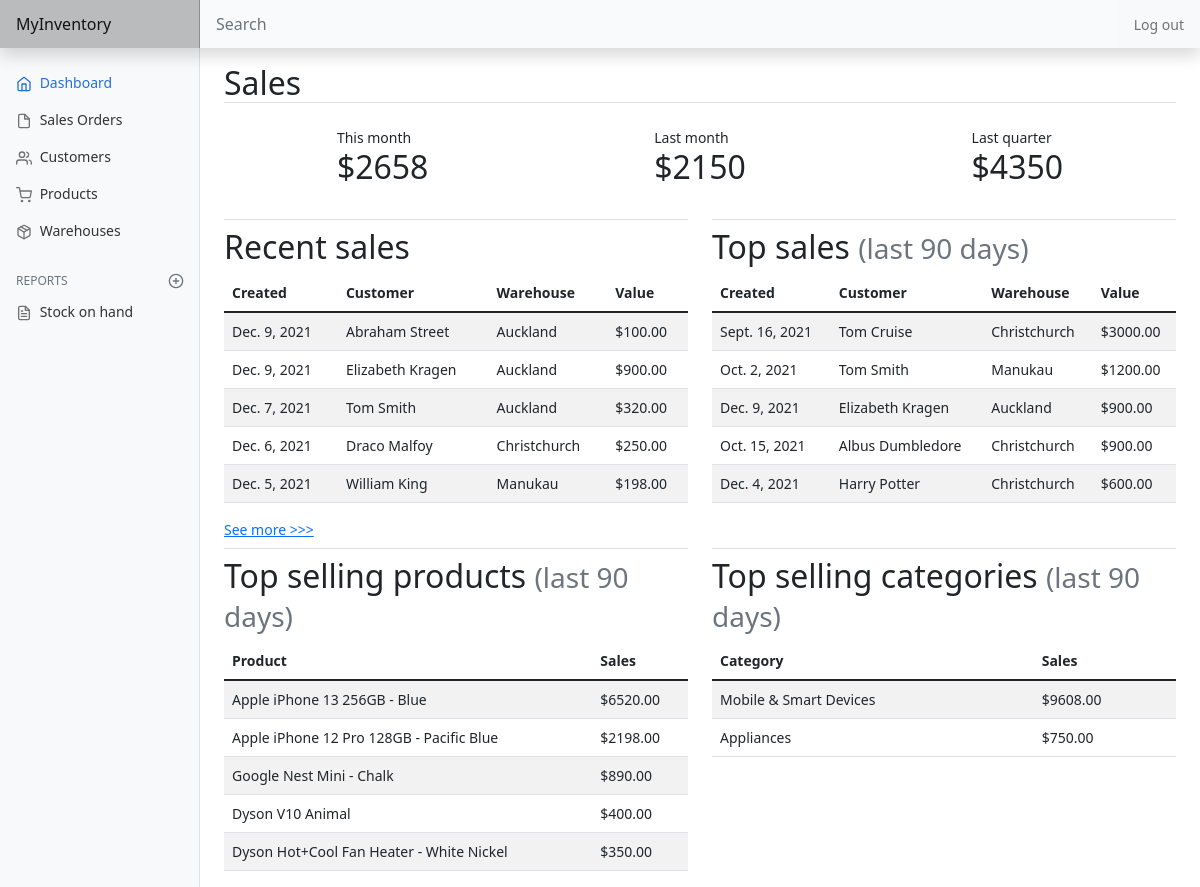
Screenshot of / (signed in) with the database file from the repository.
### inventory/models.py (models this page shows, shortened)
class SalesOrder(models.Model):
    DRAFT = 'DRAFT'
    CREATED = 'CREATED'
    INVOICED = 'INVOICED'
    DISPATCHED = 'DISPATCHED'
    PAID = 'PAID'
    CLOSED = 'CLOSED'
    STATUS_CHOICES = [
        (DRAFT, 'Draft'),
        (CREATED, 'Created'),
        (INVOICED, 'Invoiced'),
        (DISPATCHED, 'Dispatched'),
        (PAID, 'Paid'),
        (CLOSED, 'Closed')
    ]
    user = models.ForeignKey(
        User, on_delete=models.CASCADE, related_name="sales_orders")
    customer = models.ForeignKey(
        Customer, on_delete=models.CASCADE, related_name="orders")
    created_date = models.DateField(default=date.today)
    invoice_date = models.DateField(default=date.today)
    invoice_number = models.IntegerField()
    channel = models.ForeignKey(
        SalesChannel, blank=True, null=True, on_delete=models.PROTECT)
    warehouse = models.ForeignKey(Warehouse, on_delete=models.PROTECT)
    reference = models.CharField(max_length=32, blank=True)
    status = models.CharField(
        max_length=32, choices=STATUS_CHOICES, default=CREATED)
    tracking = models.CharField(max_length=256, blank=True)
    timestamp = models.DateTimeField(auto_now_add=True)

class Customer(models.Model):
    user = models.ForeignKey(User, on_delete=CASCADE, related_name="customers")
    first_name = models.CharField(max_length=50)
    last_name = models.CharField(max_length=50)
    company = models.CharField(blank=True, max_length=100)
    email = models.EmailField()
    phone = models.CharField(blank=True, max_length=20)
    note = models.CharField(blank=True, max_length=256)
    billing_street = models.CharField(blank=True, max_length=128)
    billing_suburb = models.CharField(blank=True, max_length=64)
    billing_city = models.CharField(blank=True, max_length=64)
    billing_postcode = models.CharField(blank=True, max_length=8)
    billing_country = models.CharField(blank=True, max_length=64)
    shipping_street = models.CharField(blank=True, max_length=128)
    shipping_suburb = models.CharField(blank=True, max_length=64)
    shipping_city = models.CharField(blank=True, max_length=64)
    shipping_postcode = models.CharField(blank=True, max_length=6)
    shipping_country = models.CharField(blank=True, max_length=64)
    timestamp = models.DateTimeField(auto_now_add=True)

class Warehouse(models.Model):
    user = models.ForeignKey(
        User, on_delete=models.CASCADE, related_name="warehouses")
    warehouse = models.CharField(max_length=64)
    def __str__(self):
        return f"{ self.warehouse }"

class Product(models.Model):
    user = models.ForeignKey(
        User, on_delete=models.CASCADE, related_name="products")
    name = models.CharField(max_length=100)
    sku = models.CharField(blank=True, max_length=20)
    barcode = models.CharField(blank=True, max_length=32)
    category = models.ForeignKey(
        ProductCategory, on_delete=models.PROTECT, related_name="products")
    batch = models.CharField(max_length=20)
    expiry_date = models.DateField(null=True, blank=True)
    unit_cost = models.DecimalField(
        max_digits=19, decimal_places=10, default=0)
    retail_price = models.DecimalField(
        max_digits=19, decimal_places=10, default=1)
    def __str__(self):
        return f"{ self.name }"

class ProductCategory(models.Model):
    user = models.ForeignKey(
        User, on_delete=models.CASCADE, related_name="categories")
    category = models.CharField(max_length=64)

### inventory/views.py (the view)
# urls.py: path('', views.index, name="index"),
@login_required
def index(request):
    today = datetime.now()
    current_month = today.month
    if current_month == 1:
        last_month = current_month - 12
    else:
        last_month = current_month - 1
    if current_month < 4:
        first_date_last_quarter = date(today.year - 1, 10, 1)
        last_date_last_quarter = date(today.year - 1, 12, 31)
    elif current_month < 7:
        first_date_last_quarter = date(today.year, 1, 1)
        last_date_last_quarter = date(today.year, 3, 31)
    elif current_month < 10:
        first_date_last_quarter = date(today.year, 4, 1)
        last_date_last_quarter = - date(today.year, 6, 30)
    else:
        first_date_last_quarter = date(today.year, 7, 1)
        last_date_last_quarter = date(today.year, 9, 30)
    last_quarter_orders = SalesOrder.objects.filter(
        user=request.user, invoice_date__gte=first_date_last_quarter, invoice_date__lte=last_date_last_quarter)
    sales_last_quarter = 0
    for order in last_quarter_orders:
        items = SalesItem.objects.filter(order=order)
        for item in items:
            sales_last_quarter += item.sub_total()
    last_90_days_orders = SalesOrder.objects.filter(
        user=request.user, invoice_date__gte=today-timedelta(days=90)).order_by('-created_date')
    last_90_days_orders = add_order_values(last_90_days_orders)
    top_orders = sorted(last_90_days_orders,
                        key=lambda o: o.value, reverse=True)[:5]
    recent_orders = SalesOrder.objects.filter(
        user=request.user).order_by('-created_date')[:5]
    recent_orders = add_order_values(recent_orders)
    values_by_product = {}
    values_by_category = {}
    for order in last_90_days_orders:
        items = SalesItem.objects.filter(order=order)
        for item in items:
            product = item.product
            category = item.product.category.category
            if not product in values_by_product:
                values_by_product[product] = 0
            values_by_product[product] += item.sub_total()
            if not category in values_by_category:
                values_by_category[category] = 0
            values_by_category[category] += item.sub_total()
    sales_by_product = sorted(
        values_by_product.items(), key=lambda i: i[1], reverse=True)[:5]
    sales_by_category = sorted(
        values_by_category.items(), key=lambda i: i[1], reverse=True)[:5]
    return render(request, "inventory/index.html", {
        'heading': 'Dashboard',
        'sales_current_month': sales(request, current_month),
        'sales_last_month': sales(request, last_month),
        'sales_last_quarter': sales_last_quarter,
        'top_orders': top_orders,
        'recent_orders': recent_orders,
        'sales_by_category': sales_by_category,
        'sales_by_product': sales_by_product,
    })

### inventory/models.py (called while the page is built)
    def sub_total(self):
        return self.quantity * (1 - self.discount) * self.price

### inventory/views.py (called while the page is built)
def sales(request, month):
    orders = SalesOrder.objects.filter(
        user=request.user, invoice_date__month=month)
    sum = 0
    for order in orders:
        items = SalesItem.objects.filter(order=order)
        for item in items:
            sum += item.sub_total()
    return sum

def add_order_values(orders):
    for order in orders:
        order.value = 0
        for item in SalesItem.objects.filter(order=order):
            order.value += item.sub_total()
    return orders

### inventory/templates/inventory/index.html (shortened to what this page needs)
{% extends 'inventory/layout.html' %}
{% block body %}
    <h2 class="border-bottom">Sales</h2>
    <div class="d-flex justify-content-around align-items-center mt-4 mb-4">
        <div class="d-flex flex-column">
            <span>This month</span>
            <h2>${{ sales_current_month|floatformat:0 }}</h2>
        </div>
        <div class="d-flex flex-column">
            <span>Last month</span>
            <h2>${{ sales_last_month|floatformat:0 }}</h2>
        </div>
        <div class="d-flex flex-column">
            <span>Last quarter</span>
            <h2>${{ sales_last_quarter|floatformat:0 }}</h2>
        </div>
    </div>
    <div class="row justify-content-center">
        <div class="col-lg-6">
            <h2 class="border-top pt-2">Recent sales</h2>
            <div class="table-responsive-md">
                <table class="table table-striped table-hover">
                    <thead>
                        <tr class="table-striped">
                            <th scope="col">Created</th>
                            <th scope="col">Customer</th>
                            <th scope="col">Warehouse</th>
                            <th scope="col">Value</th>
                        </tr>
                    </thead>
                    <tbody>
                        {% for order in recent_orders %}
                            <tr class="table-striped">
                                <td>{{ order.created_date }}</td>
                                <td>{{ order.customer.first_name }} {{ order.customer.last_name }}</td>
                                <td>{{ order.warehouse }}</td>
                                <td>${{ order.value|floatformat:2 }}</td>
                            </tr>
                        {% endfor %}
                    </tbody>
                </table>
            </div>
            <div class="mb-2">
                <a href="{% url 'order' %}">See more >>></a>
            </div>
        </div>
        <div class="col-lg-6">
            <h2 class="border-top pt-2">Top sales <small class="text-muted">(last 90 days)</small></h2>
            <div class="table-responsive-md">
                <table class="table table-striped table-hover">
                    <thead>
                        <tr class="table-striped">
                            <th scope="col">Created</th>
                            <th scope="col">Customer</th>
                            <th scope="col">Warehouse</th>
                            <th scope="col">Value</th>
                        </tr>
                    </thead>
                    <tbody>
                        {% for order in top_orders %}
                            <tr class="table-striped">
                                <td>{{ order.created_date }}</td>
                                <td>{{ order.customer.first_name }} {{ order.customer.last_name }}</td>
                                <td>{{ order.warehouse }}</td>
                                <td>${{ order.value|floatformat:2 }}</td>
                            </tr>
                        {% endfor %}
                    </tbody>
                </table>
            </div>
        </div>
    </div>
    <div class="row justify-content-start">
        <div class="col-lg-6">
            <h2 class="border-top pt-2">Top selling products <small class="text-muted">(last 90 days)</small></h2>
            <div class="table-responsive-md">
                <table class="table table-striped table-hover">
                    <thead>
                        <tr class="table-striped">
                            <th scope="col">Product</th>
                            <th scope="col">Sales</th>
                        </tr>
                    </thead>
                    <tbody>
                        {% for product, value in sales_by_product %}
                            <tr class="table-striped">
                                <td>{{ product }}</td>
                                <td>${{ value|floatformat:2 }}</td>
                            </tr>
                        {% endfor %}
                    </tbody>
                </table>
            </div>
        </div>
        <div class="col-lg-6">
            <h2 class="border-top pt-2">Top selling categories <small class="text-muted">(last 90 days)</small></h2>
            <div class="table-responsive-md">
                <table class="table table-striped table-hover">
                    <thead>
                        <tr class="table-striped">
                            <th scope="col">Category</th>
                            <th scope="col">Sales</th>
                        </tr>
                    </thead>
                    <tbody>
                        {% for category, value in sales_by_category %}
                            <tr class="table-striped">
                                <td>{{ category }}</td>
                                <td>${{ value|floatformat:2 }}</td>
                            </tr>
                        {% endfor %}
                    </tbody>
                </table>
            </div>
        </div>
    </div>
{% endblock %}

### inventory/static/inventory/dashboard.css (style rules this page uses)
body { font-size: .875rem; }

### rows the page displays
SalesOrder: created_date "Dec. 9, 2021", customer.first_name "Abraham", customer.last_name "Street", warehouse "Auckland", value "100.00"
SalesOrder: created_date "Dec. 9, 2021", customer.first_name "Elizabeth", customer.last_name "Kragen", warehouse "Auckland", value "900.00"
SalesOrder: created_date "Dec. 7, 2021", customer.first_name "Tom", customer.last_name "Smith", warehouse "Auckland", value "320.00"
SalesOrder: created_date "Dec. 6, 2021", customer.first_name "Draco", customer.last_name "Malfoy", warehouse "Christchurch", value "250.00"
SalesOrder: created_date "Dec. 5, 2021", customer.first_name "William", customer.last_name "King", warehouse "Manukau", value "198.00"
SalesOrder: created_date "Sept. 16, 2021", customer.first_name "Tom", customer.last_name "Cruise", warehouse "Christchurch", value "3000.00"
SalesOrder: created_date "Oct. 2, 2021", customer.first_name "Tom", customer.last_name "Smith", warehouse "Manukau", value "1200.00"
SalesOrder: created_date "Oct. 15, 2021", customer.first_name "Albus", customer.last_name "Dumbledore", warehouse "Christchurch", value "900.00"
SalesOrder: created_date "Dec. 4, 2021", customer.first_name "Harry", customer.last_name "Potter", warehouse "Christchurch", value "600.00"
Product: name "Apple iPhone 13 256GB - Blue", value "6520.00"
Product: name "Apple iPhone 12 Pro 128GB - Pacific Blue", value "2198.00"
Product: name "Google Nest Mini - Chalk", value "890.00"
Product: name "Dyson V10 Animal", value "400.00"
Product: name "Dyson Hot+Cool Fan Heater - White Nickel", value "350.00"
ProductCategory: sales_by_category "Mobile & Smart Devices"
ProductCategory: sales_by_category "Appliances"

### other values shown
{{ sales_current_month|floatformat:0 }} "2658"
{{ sales_last_month|floatformat:0 }} "2150"
{{ sales_last_quarter|floatformat:0 }} "4350"
{{ value|floatformat:2 }} "9608.00" "750.00"
